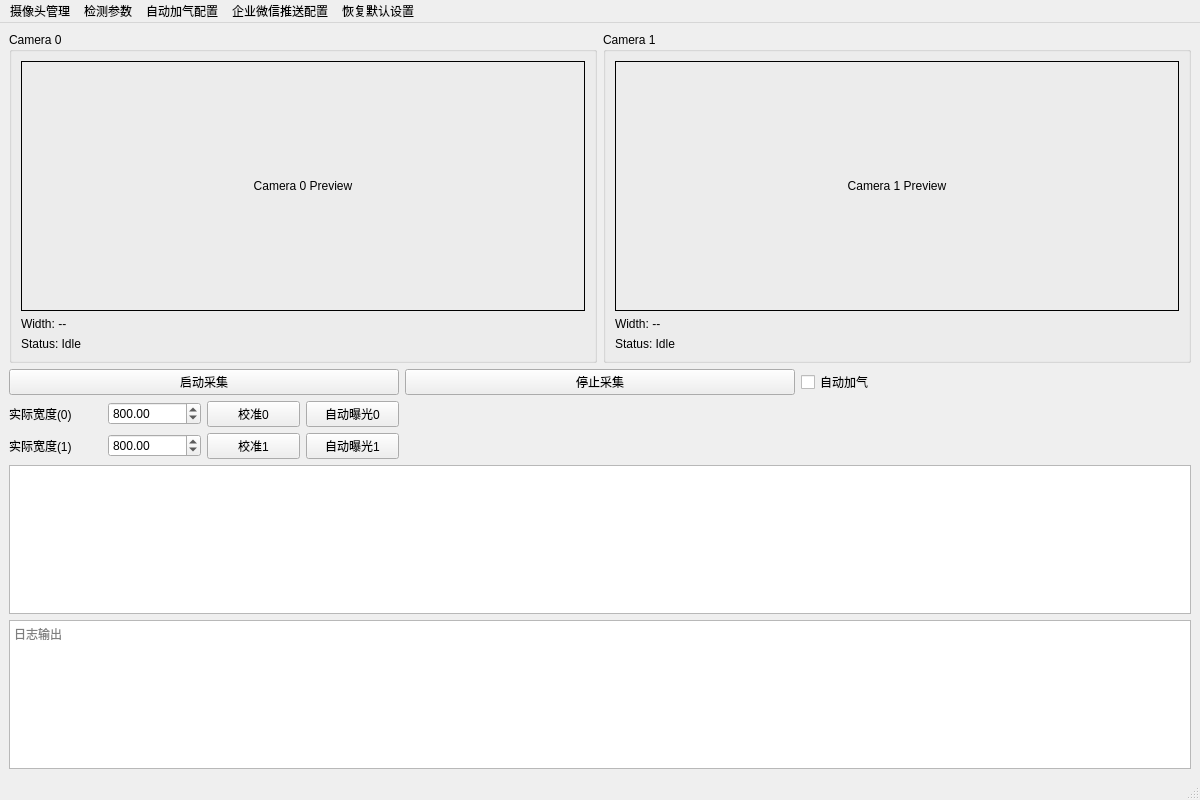
<?xml version="1.0" encoding="UTF-8"?>
<ui version="4.0">
 <class>xingaodaApp</class>
 <widget class="QMainWindow" name="xingaodaApp">
  <property name="geometry">
   <rect>
    <x>0</x>
    <y>0</y>
    <width>1200</width>
    <height>800</height>
   </rect>
  </property>
  <property name="windowTitle">
   <string>双摄膜宽监控</string>
  </property>
  <widget class="QWidget" name="centralwidget">
   <layout class="QVBoxLayout" name="verticalLayout">
    <item>
     <layout class="QHBoxLayout" name="videoLayout">
      <item>
       <widget class="QGroupBox" name="groupCam0">
        <property name="title">
         <string>Camera 0</string>
        </property>
        <layout class="QVBoxLayout" name="verticalLayout_2">
         <item>
          <widget class="QLabel" name="labelCam0">
           <property name="minimumSize">
            <size>
             <width>400</width>
             <height>250</height>
            </size>
           </property>
           <property name="frameShape">
            <enum>QFrame::Box</enum>
           </property>
           <property name="text">
            <string>Camera 0 Preview</string>
           </property>
           <property name="alignment">
            <set>Qt::AlignCenter</set>
           </property>
          </widget>
         </item>
         <item>
          <widget class="QLabel" name="labelWidth0">
           <property name="text">
            <string>Width: --</string>
           </property>
          </widget>
         </item>
         <item>
          <widget class="QLabel" name="labelStatus0">
           <property name="text">
            <string>Status: Idle</string>
           </property>
          </widget>
         </item>
        </layout>
       </widget>
      </item>
      <item>
       <widget class="QGroupBox" name="groupCam1">
        <property name="title">
         <string>Camera 1</string>
        </property>
        <layout class="QVBoxLayout" name="verticalLayout_3">
         <item>
          <widget class="QLabel" name="labelCam1">
           <property name="minimumSize">
            <size>
             <width>400</width>
             <height>250</height>
            </size>
           </property>
           <property name="frameShape">
            <enum>QFrame::Box</enum>
           </property>
           <property name="text">
            <string>Camera 1 Preview</string>
           </property>
           <property name="alignment">
            <set>Qt::AlignCenter</set>
           </property>
          </widget>
         </item>
         <item>
          <widget class="QLabel" name="labelWidth1">
           <property name="text">
            <string>Width: --</string>
           </property>
          </widget>
         </item>
         <item>
          <widget class="QLabel" name="labelStatus1">
           <property name="text">
            <string>Status: Idle</string>
           </property>
          </widget>
         </item>
        </layout>
       </widget>
      </item>
     </layout>
    </item>
    <item>
     <layout class="QGridLayout" name="gridLayout">
      <item row="0" column="0">
       <widget class="QPushButton" name="btnStart">
        <property name="text">
         <string>启动采集</string>
        </property>
       </widget>
      </item>
      <item row="0" column="1">
       <widget class="QPushButton" name="btnStop">
        <property name="text">
         <string>停止采集</string>
        </property>
       </widget>
      </item>
      <item row="0" column="2">
       <widget class="QCheckBox" name="chkAutoPump">
        <property name="text">
         <string>自动加气</string>
        </property>
       </widget>
      </item>
      <item row="1" column="0">
       <layout class="QHBoxLayout" name="horizontalLayout">
        <item>
         <widget class="QLabel" name="labelRealWidth0">
          <property name="text">
           <string>实际宽度(0)</string>
          </property>
         </widget>
        </item>
        <item>
         <widget class="QDoubleSpinBox" name="spinReal0">
          <property name="maximum">
           <double>5000.0</double>
          </property>
          <property name="value">
           <double>800.0</double>
          </property>
         </widget>
        </item>
        <item>
         <widget class="QPushButton" name="btnCalib0">
          <property name="text">
           <string>校准0</string>
          </property>
         </widget>
        </item>
        <item>
         <widget class="QPushButton" name="btnAutoExp0">
          <property name="text">
           <string>自动曝光0</string>
          </property>
         </widget>
        </item>
       </layout>
      </item>
      <item row="2" column="0">
       <layout class="QHBoxLayout" name="horizontalLayout_2">
        <item>
         <widget class="QLabel" name="labelRealWidth1">
          <property name="text">
           <string>实际宽度(1)</string>
          </property>
         </widget>
        </item>
        <item>
         <widget class="QDoubleSpinBox" name="spinReal1">
          <property name="maximum">
           <double>5000.0</double>
          </property>
          <property name="value">
           <double>800.0</double>
          </property>
         </widget>
        </item>
        <item>
         <widget class="QPushButton" name="btnCalib1">
          <property name="text">
           <string>校准1</string>
          </property>
         </widget>
        </item>
        <item>
         <widget class="QPushButton" name="btnAutoExp1">
          <property name="text">
           <string>自动曝光1</string>
          </property>
         </widget>
        </item>
       </layout>
      </item>
     </layout>
    </item>
    <item>
     <widget class="QChartView" name="chartView"/>
    </item>
    <item>
     <widget class="QPlainTextEdit" name="plainTextLog">
      <property name="placeholderText">
       <string>日志输出</string>
      </property>
     </widget>
    </item>
   </layout>
  </widget>
  <widget class="QMenuBar" name="menubar">
   <property name="geometry">
    <rect>
     <x>0</x>
     <y>0</y>
     <width>1200</width>
     <height>22</height>
    </rect>
   </property>
   <widget class="QMenu" name="menuCamera">
    <property name="title">
     <string>摄像头管理</string>
    </property>
    <addaction name="actionCameraSettings"/>
   </widget>
   <widget class="QMenu" name="menuDetection">
    <property name="title">
     <string>检测参数</string>
    </property>
    <addaction name="actionDetectionSettings"/>
   </widget>
   <widget class="QMenu" name="menuPump">
    <property name="title">
     <string>自动加气配置</string>
    </property>
    <addaction name="actionPumpSettings"/>
   </widget>
   <widget class="QMenu" name="menuPush">
    <property name="title">
     <string>企业微信推送配置</string>
    </property>
    <addaction name="actionPushSettings"/>
   </widget>
   <widget class="QMenu" name="menuDefaults">
    <property name="title">
     <string>恢复默认设置</string>
    </property>
    <addaction name="actionRestoreDefaults"/>
   </widget>
   <addaction name="menuCamera"/>
   <addaction name="menuDetection"/>
   <addaction name="menuPump"/>
   <addaction name="menuPush"/>
   <addaction name="menuDefaults"/>
  </widget>
  <widget class="QStatusBar" name="statusbar"/>
 </widget>
 <action name="actionCameraSettings">
  <property name="text">
   <string>摄像头设置</string>
  </property>
 </action>
 <action name="actionDetectionSettings">
  <property name="text">
   <string>检测线设置</string>
  </property>
 </action>
 <action name="actionPumpSettings">
  <property name="text">
   <string>自动加气设置</string>
  </property>
 </action>
 <action name="actionPushSettings">
  <property name="text">
   <string>推送设置</string>
  </property>
 </action>
 <action name="actionRestoreDefaults">
  <property name="text">
   <string>恢复出厂配置</string>
  </property>
 </action>
 <customwidgets>
  <customwidget>
   <class>QChartView</class>
   <extends>QGraphicsView</extends>
   <header location="global">QtCharts/QChartView</header>
  </customwidget>
 </customwidgets>
 <resources/>
 <connections/>
</ui>
